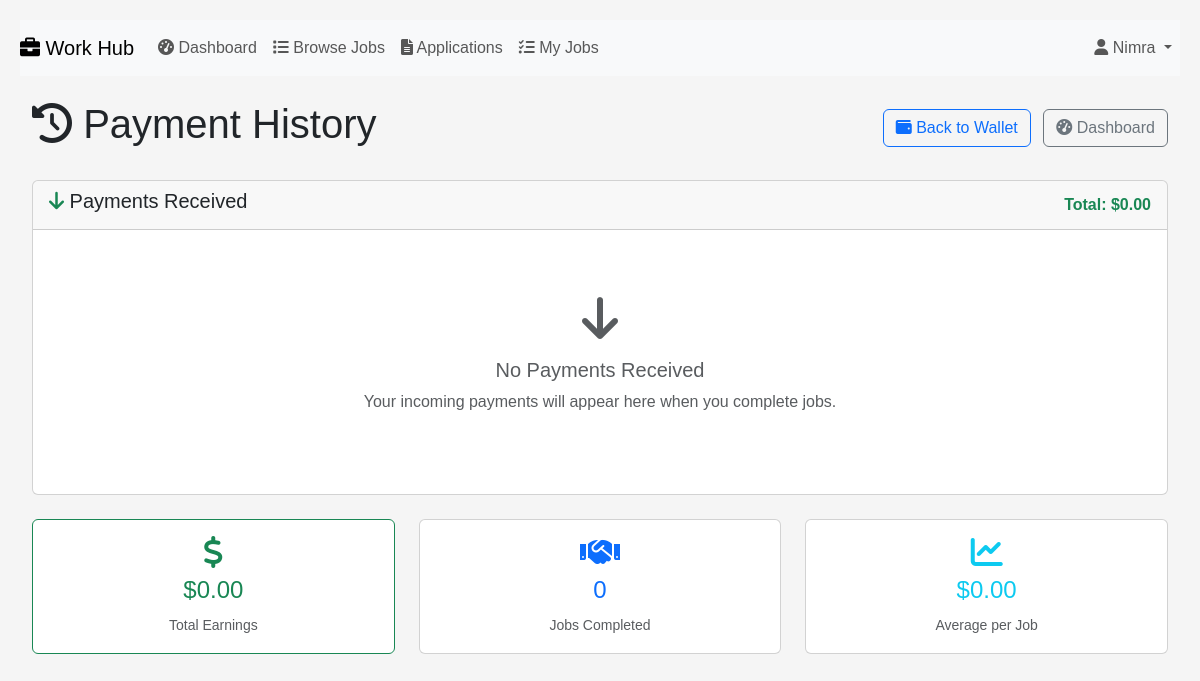
The page /history/ (signed in) on the database as committed earlier.
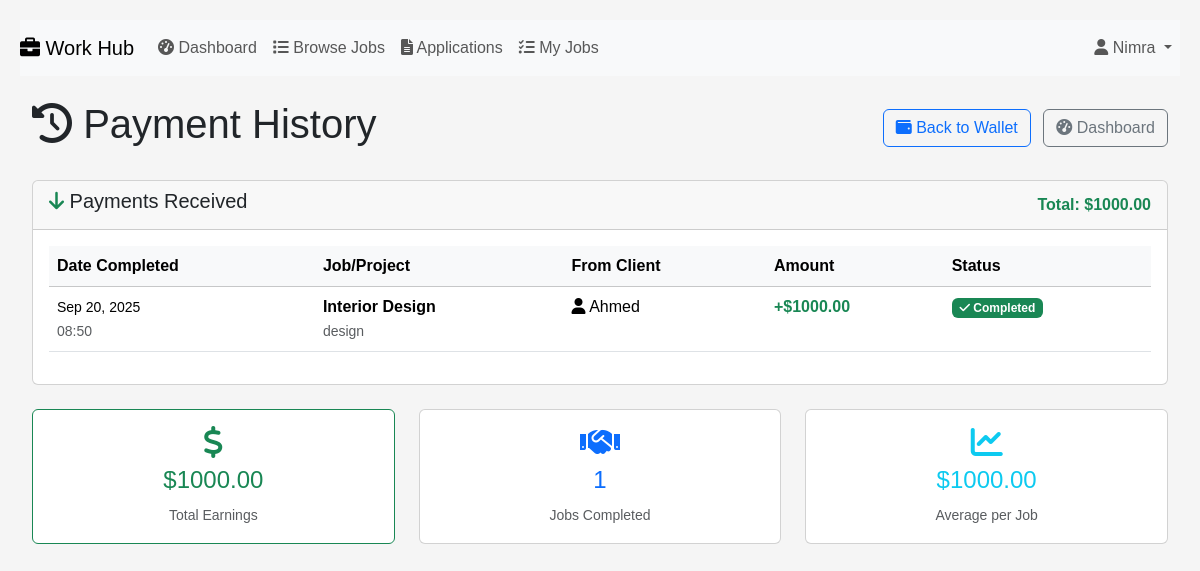
The same page on the database as committed later.
### payments/models.py (models this page shows, shortened)
class Payment(models.Model):
    STATUS_CHOICES = [
        ('pending', 'Pending'),
        ('on_hold', 'On Hold'),
        ('completed', 'Completed'),
        ('cancelled', 'Cancelled'),
        ('refunded', 'Refunded'),
    ]
    PAYMENT_TYPE_CHOICES = [
        ('job_payment', 'Job Payment'),
        ('wallet_topup', 'Wallet Top-up'),
        ('withdrawal', 'Withdrawal'),
        ('refund', 'Refund'),
    ]
    job = models.ForeignKey(Job, on_delete=models.CASCADE, related_name='payments', null=True, blank=True)
    from_user = models.ForeignKey(User, on_delete=models.CASCADE, related_name='payments_sent')
    to_user = models.ForeignKey(User, on_delete=models.CASCADE, related_name='payments_received', null=True, blank=True)
    amount = models.DecimalField(max_digits=10, decimal_places=2)
    status = models.CharField(max_length=20, choices=STATUS_CHOICES, default='pending')
    payment_type = models.CharField(max_length=20, choices=PAYMENT_TYPE_CHOICES, default='job_payment')
    description = models.TextField(blank=True)
    created_at = models.DateTimeField(auto_now_add=True)
    updated_at = models.DateTimeField(auto_now=True)
    completed_at = models.DateTimeField(null=True, blank=True)
    class Meta:
        ordering = ['-created_at']

### jobs/models.py (models this page shows, shortened)
class Job(models.Model):
    CATEGORY_CHOICES = [
        ('web_dev', 'Web Development'),
        ('mobile_dev', 'Mobile Development'),
        ('design', 'Design'),
        ('writing', 'Writing'),
        ('marketing', 'Marketing'),
        ('data_entry', 'Data Entry'),
        ('other', 'Other'),
    ]
    STATUS_CHOICES = [
        ('open', 'Open'),
        ('in_progress', 'In Progress'),
        ('completed', 'Completed'),
        ('cancelled', 'Cancelled'),
    ]
    title = models.CharField(max_length=200)
    description = models.TextField()
    category = models.CharField(max_length=20, choices=CATEGORY_CHOICES)
    budget = models.DecimalField(max_digits=10, decimal_places=2)
    deadline = models.DateField()
    status = models.CharField(max_length=20, choices=STATUS_CHOICES, default='open')
    client = models.ForeignKey(User, on_delete=models.CASCADE, related_name='posted_jobs')
    freelancer = models.ForeignKey(User, on_delete=models.SET_NULL, null=True, blank=True, related_name='assigned_jobs')
    created_at = models.DateTimeField(auto_now_add=True)
    updated_at = models.DateTimeField(auto_now=True)
    class Meta:
        ordering = ['-created_at']

### payments/views.py (the view, shortened to what this page needs)
# urls.py: path('history/', views.payment_history, name='payment_history'),
@login_required
def payment_history(request):
    user_role = getattr(request.user.profile, 'role', None) if hasattr(request.user, 'profile') else None
    if user_role == 'freelancer':
        payments_received = Payment.objects.filter(
            to_user=request.user,
            status='completed'
        ).order_by('-completed_at')
        total_received = sum(payment.amount for payment in payments_received)
        context = {
            'payments_received': payments_received,
            'total_received': total_received,
            'is_freelancer': True,
        }
    return render(request, 'payments/payment_history.html', context)

### payments/templates/payments/payment_history.html (shortened to what the changed rows need)
{% extends "payments/layout3.html" %}
{% load static %}
{% block body %}
<div class="container mt-4">
    <div class="d-flex justify-content-between align-items-center mb-4">
        <h1><i class="fas fa-history"></i> Payment History</h1>
    </div>
    {% if is_freelancer %}
    <div class="card">
        <div class="card-header d-flex justify-content-between align-items-center">
            <h5><i class="fas fa-arrow-down text-success"></i> Payments Received</h5>
            <div class="text-success">
                <strong>Total: ${{ total_received|floatformat:2 }}</strong>
            </div>
        </div>
        <div class="card-body">
            {% if payments_received %}
                <div class="table-responsive">
                    <table class="table table-hover">
                        <thead class="table-light">
                            <tr>
                                <th>Date Completed</th>
                                <th>Job/Project</th>
                                <th>From Client</th>
                                <th>Amount</th>
                                <th>Status</th>
                            </tr>
                        </thead>
                        <tbody>
                            {% for payment in payments_received %}
                                <tr>
                                    <td>
                                        <small>{{ payment.completed_at|date:"M d, Y" }}</small><br>
                                        <small class="text-muted">{{ payment.completed_at|time:"H:i" }}</small>
                                    </td>
                                    <td>
                                        {% if payment.job %}
                                            <strong>{{ payment.job.title|truncatechars:40 }}</strong>
                                            <br><small class="text-muted">{{ payment.job.category }}</small>
                                        {% else %}
                                            {{ payment.description|truncatechars:40 }}
                                        {% endif %}
                                    </td>
                                    <td>
                                        <i class="fas fa-user"></i> {{ payment.from_user.username }}
                                    </td>
                                    <td>
                                        <span class="text-success fw-bold">+${{ payment.amount }}</span>
                                    </td>
                                    <td>
                                        <span class="badge bg-success">
                                            <i class="fas fa-check"></i> {{ payment.get_status_display }}
                                        </span>
                                    </td>
                                </tr>
                            {% endfor %}
                        </tbody>
                    </table>
                </div>
            {% else %}
                <div class="text-center py-5">
                    <i class="fas fa-arrow-down fa-3x text-muted mb-3"></i>
                    <h5 class="text-muted">No Payments Received</h5>
                    <p class="text-muted">Your incoming payments will appear here when you complete jobs.</p>
                </div>
            {% endif %}
        </div>
    </div>
    {% endif %}
    <div class="row mt-4">
        {% if is_freelancer %}
            <div class="col-md-4">
                <div class="card text-center border-success">
                    <div class="card-body">
                        <i class="fas fa-dollar-sign fa-2x text-success mb-2"></i>
                        <h4 class="text-success">${{ total_received|floatformat:2 }}</h4>
                        <small class="text-muted">Total Earnings</small>
                    </div>
                </div>
            </div>
            <div class="col-md-4">
                <div class="card text-center">
                    <div class="card-body">
                        <i class="fas fa-handshake fa-2x text-primary mb-2"></i>
                        <h4 class="text-primary">{{ payments_received.count }}</h4>
                        <small class="text-muted">Jobs Completed</small>
                    </div>
                </div>
            </div>
            <div class="col-md-4">
                <div class="card text-center">
                    <div class="card-body">
                        <i class="fas fa-chart-line fa-2x text-info mb-2"></i>
                        <h4 class="text-info">
                            {% if payments_received.count > 0 %}
                                ${{ total_received|floatformat:2 }}
                            {% else %}
                                $0.00
                            {% endif %}
                        </h4>
                        <small class="text-muted">Average per Job</small>
                    </div>
                </div>
            </div>
        {% endif %}
    </div>
</div>
{% endblock %}

Rows that differ between the two databases and show on the page:
added Payment: completed_at "Sep 20, 2025", completed_at "08:50", job "Interior Design", job.category "design", from_user.username "Ahmed", amount "1000.00", status "Completed"
Other text that changed with them:
{{ total_received|floatformat:2 }}: "0.00" → "1000.00"
{{ payments_received.count }}: "0" → "1"
{{ total_received|floatformat:2 }}: (not shown) → "1000.00"
text no longer shown: "No Payments Received Your incoming payments will appear here when you complete jobs. $0.00"
text now shown: "Date Completed Job/Project From Client Amount Status $"
